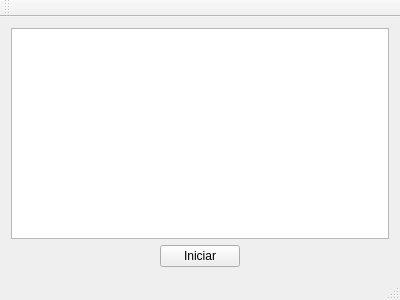
<?xml version="1.0" encoding="UTF-8"?>
<ui version="4.0">
 <class>MainWindow</class>
 <widget class="QMainWindow" name="MainWindow">
  <property name="geometry">
   <rect>
    <x>0</x>
    <y>0</y>
    <width>400</width>
    <height>300</height>
   </rect>
  </property>
  <property name="windowTitle">
   <string>MainWindow</string>
  </property>
  <widget class="QWidget" name="centralWidget">
   <layout class="QVBoxLayout" name="verticalLayout">
    <item>
     <widget class="QPlainTextEdit" name="plainTextEdit"/>
    </item>
    <item>
     <layout class="QHBoxLayout" name="horizontalLayout">
      <item>
       <spacer name="horizontalSpacer">
        <property name="orientation">
         <enum>Qt::Horizontal</enum>
        </property>
        <property name="sizeHint" stdset="0">
         <size>
          <width>40</width>
          <height>20</height>
         </size>
        </property>
       </spacer>
      </item>
      <item>
       <widget class="QPushButton" name="pushButton">
        <property name="text">
         <string>Iniciar</string>
        </property>
       </widget>
      </item>
      <item>
       <spacer name="horizontalSpacer_2">
        <property name="orientation">
         <enum>Qt::Horizontal</enum>
        </property>
        <property name="sizeHint" stdset="0">
         <size>
          <width>40</width>
          <height>20</height>
         </size>
        </property>
       </spacer>
      </item>
     </layout>
    </item>
   </layout>
  </widget>
  <widget class="QMenuBar" name="menuBar">
   <property name="geometry">
    <rect>
     <x>0</x>
     <y>0</y>
     <width>400</width>
     <height>25</height>
    </rect>
   </property>
  </widget>
  <widget class="QToolBar" name="mainToolBar">
   <attribute name="toolBarArea">
    <enum>TopToolBarArea</enum>
   </attribute>
   <attribute name="toolBarBreak">
    <bool>false</bool>
   </attribute>
  </widget>
  <widget class="QStatusBar" name="statusBar"/>
 </widget>
 <layoutdefault spacing="6" margin="11"/>
 <resources/>
 <connections/>
</ui>
